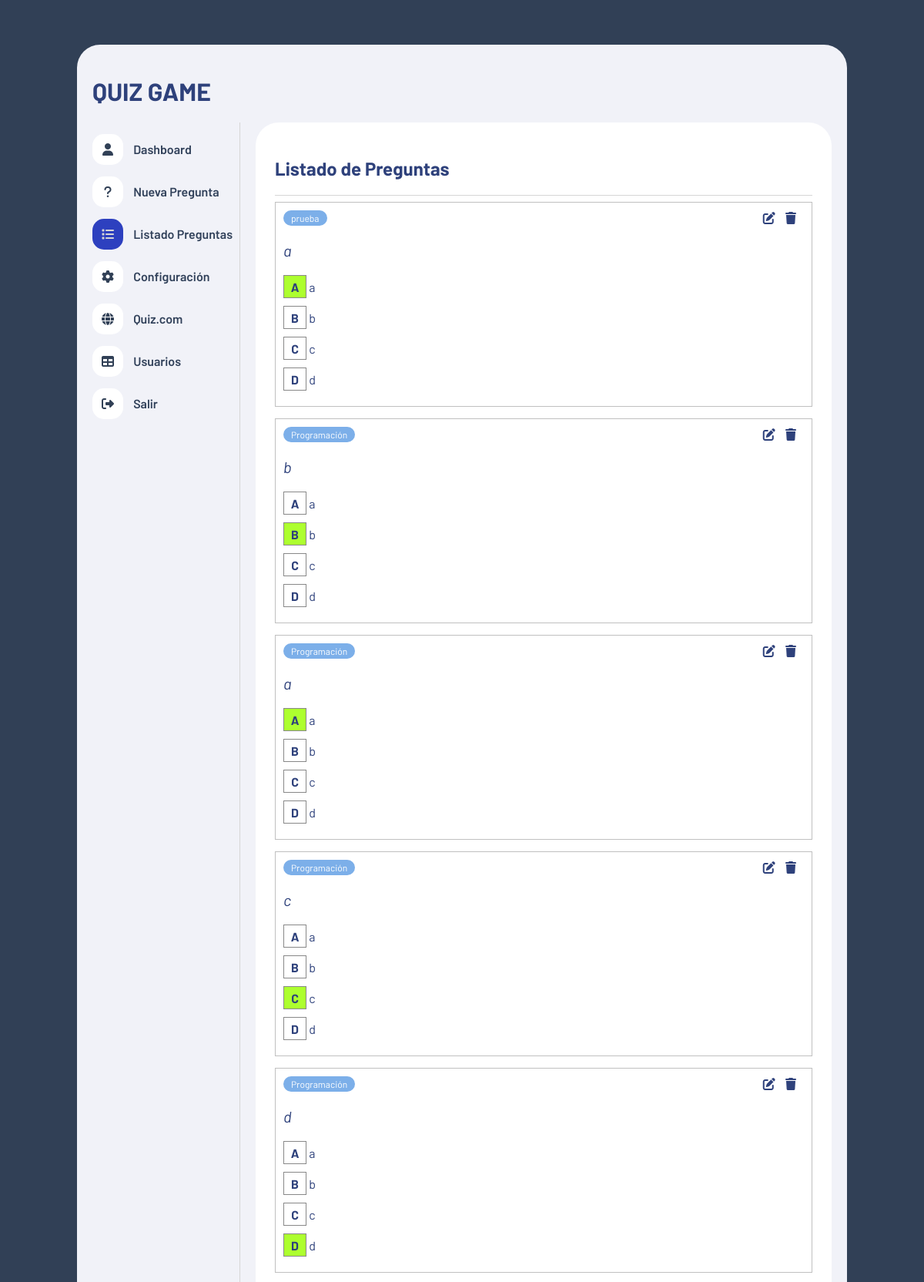
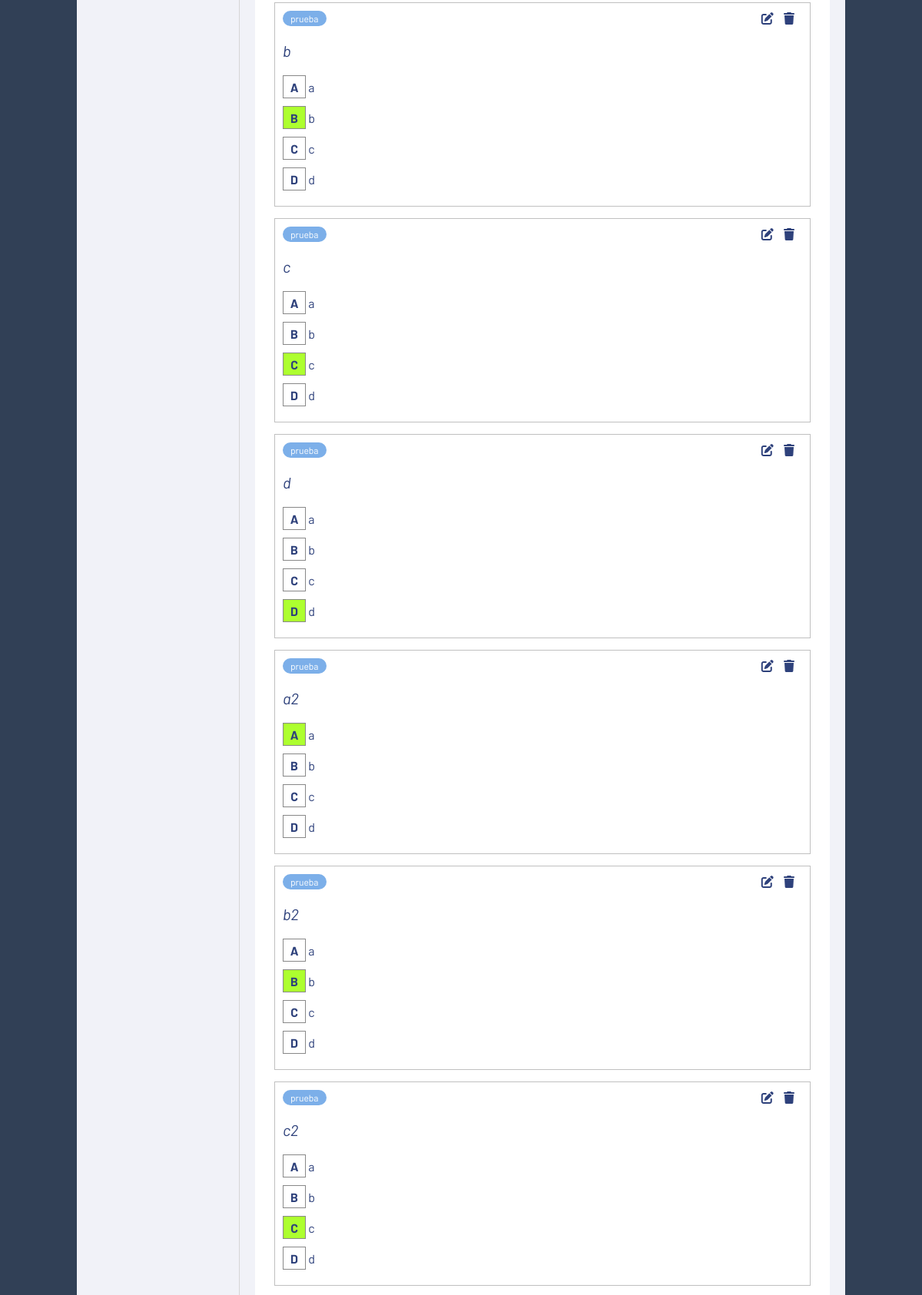
Screenshot of /listadopreguntas.php (signed in, upper part) with the database file from the repository (2 pictures, top to bottom).
### tables this page shows
CREATE TABLE `preguntas` (
  `id` int(11) NOT NULL,
  `tema` int(11) NOT NULL,
  `pregunta` text NOT NULL,
  `opcion_a` text NOT NULL,
  `opcion_b` text NOT NULL,
  `opcion_c` text NOT NULL,
  `opcion_d` text NOT NULL,
  `correcta` varchar(1) NOT NULL
);

CREATE TABLE `temas` (
  `id` int(11) NOT NULL,
  `nombre` varchar(100) NOT NULL
);

### funciones/funciones.php (called while the page is built, shortened)
<?php
function obtenerNombreTema($id){
    include("conexion.php");
    $query = "SELECT * FROM temas WHERE id = '$id'";
    $result = mysqli_query($conn, $query);
    $tema = mysqli_fetch_array($result);
    return $tema['nombre'];
}
function obetenerTodasLasPreguntas()
{
    include("conexion.php");
    $query = "SELECT * FROM preguntas";
    $result = mysqli_query($conn, $query);
    return $result;
}

### listadopreguntas.php (the view, shortened to what this page needs)
<?php
include("./funciones/funciones.php");
$resultado_preguntas = obetenerTodasLasPreguntas();
?>
<!DOCTYPE html>
<html lang="es">
<head>
    <link rel="stylesheet" href="https://cdnjs.cloudflare.com/ajax/libs/font-awesome/6.1.1/css/all.min.css"
    />
    <link rel="stylesheet" href=" ./css/estilo.css">
</head>
<body>
    <div class="contenedor">
        <header>
            <h1>QUIZ GAME</h1>
        </header>
        <div class="contenedor-info">
            <?php include("nav.php") ?>
            <div class="panel">
                <h2>Listado de Preguntas</h2>
                <hr>
                <section id="listadoPreguntas">
                <?php while ($row = mysqli_fetch_assoc($resultado_preguntas)) : ?>
                    <div class="contenedor-pregunta">
                        <header>
                            <span class="tema"><?php echo obtenerNombreTema($row['tema'])?></span>
                            <div class="opciones">
                                <i class="fa-solid fa-pen-to-square" onclick="editarPregunta(<?php echo $row['id']?>)"></i>
                                <i class="fa-solid fa-trash"" onclick="abrirModalEliminar(<?php echo $row['id']?>)"></i>
                            </div>
                        </header>
                        <p class="pregunta"><?php echo $row['pregunta']?></p>
                        <div class="opcion">
                            <div class="caja <?php if($row['correcta']=='A'){ echo 'pintarVerde';}?>">
                                A
                            </div>
                            <span class="texto"><?php echo $row['opcion_a']?></span>
                        </div>
                        <div class="opcion">
                            <span class="caja <?php if($row['correcta']=='B'){ echo 'pintarVerde';}?>">B</span>
                            <span class="texto"><?php echo $row['opcion_b']?></span>
                        </div>
                        <div class="opcion">
                            <span class="caja <?php if($row['correcta']=='C'){ echo 'pintarVerde';}?>">C</span>
                            <span class="texto"><?php echo $row['opcion_c']?></span>
                        </div>
                        <div class="opcion">
                            <span class="caja <?php if($row['correcta']=='D'){ echo 'pintarVerde';}?>">D</span>
                            <span class="texto"><?php echo $row['opcion_d']?></span>
                        </div>
                    </div>
                <?php endwhile ?>
                </section>
            </div>
        </div>
    </div>
</body>
</html>

### css/estilo.css (style rules this page uses)
* { box-sizing: border-box; font-family: 'Barlow'; }
body { background-color: #314056; padding: 50px; color: #2e417b; }
hr { border: none; border-bottom: 1px solid #d6d6d6; }
.contenedor { max-width: 1000px; width: 100%; margin: auto; background-color: #f1f2f8; padding: 20px; border-radius: 30px; }
.contenedor .contenedor-info { display: flex; }
.contenedor .contenedor-info .panel { background-color: #fff; width: 100%; border-radius: 30px; margin-left: 20px; padding: 25px; }
#listadoPreguntas .contenedor-pregunta { border: 1px solid #c0c0c0; padding: 10px; margin-bottom: 15px; }
#listadoPreguntas .contenedor-pregunta header { display: flex; justify-content: space-between; }
#listadoPreguntas .contenedor-pregunta header .tema { display: block; background: #7cafe9; color: #fff; font-size: 12px; padding: 3px 10px; border-radius: 10px; }
#listadoPreguntas .contenedor-pregunta header .opciones i { display: inline-block; margin-right: 10px; cursor: pointer; }
#listadoPreguntas .contenedor-pregunta .pregunta { font-size: 20px; font-style: italic; }
#listadoPreguntas .contenedor-pregunta .opcion { margin-bottom: 10px; }
#listadoPreguntas .contenedor-pregunta .caja { display: inline-block; text-align: center; line-height: 30px; width: 30px; height: 30px; border: 1px solid #888; font-weight: bold; }
.pintarVerde { background-color: greenyellow; }

### rows the page displays
preguntas: tema.nombre "prueba", pregunta "a", opcion_a "a", opcion_b "b", opcion_c "c", opcion_d "d"
preguntas: tema.nombre "Programación", pregunta "b", opcion_a "a", opcion_b "b", opcion_c "c", opcion_d "d"
preguntas: tema.nombre "Programación", pregunta "a", opcion_a "a", opcion_b "b", opcion_c "c", opcion_d "d"
preguntas: tema.nombre "Programación", pregunta "c", opcion_a "a", opcion_b "b", opcion_c "c", opcion_d "d"
preguntas: tema.nombre "Programación", pregunta "d", opcion_a "a", opcion_b "b", opcion_c "c", opcion_d "d"
preguntas: tema.nombre "prueba", pregunta "b", opcion_a "a", opcion_b "b", opcion_c "c", opcion_d "d"
preguntas: tema.nombre "prueba", pregunta "c", opcion_a "a", opcion_b "b", opcion_c "c", opcion_d "d"
preguntas: tema.nombre "prueba", pregunta "d", opcion_a "a", opcion_b "b", opcion_c "c", opcion_d "d"
preguntas: tema.nombre "prueba", pregunta "a2", opcion_a "a", opcion_b "b", opcion_c "c", opcion_d "d"
preguntas: tema.nombre "prueba", pregunta "b2", opcion_a "a", opcion_b "b", opcion_c "c", opcion_d "d"
preguntas: tema.nombre "prueba", pregunta "c2", opcion_a "a", opcion_b "b", opcion_c "c", opcion_d "d"
